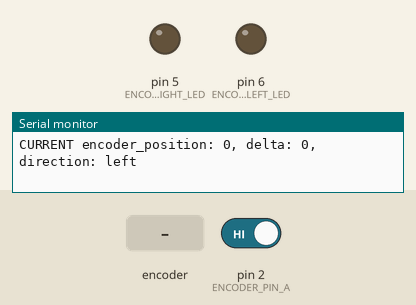
The sketch below on a simulated Arduino Uno, built with avr-gcc and run on an emulated ATmega328P. On the bench: output pins drawn as LEDs (lit = HIGH), the last lines printed to the serial monitor. Inputs (shaded band) come from the test bench; at power-on: pin 2 (ENCODER_PIN_A) HIGH.

Above: at 1.2 s.
1.3 s: rotary encoder on pin 2 (ENCODER_PIN_A) / pin 3 (ENCODER_PIN_B) turned 2 steps (second pin leading)
At 2.3 s:
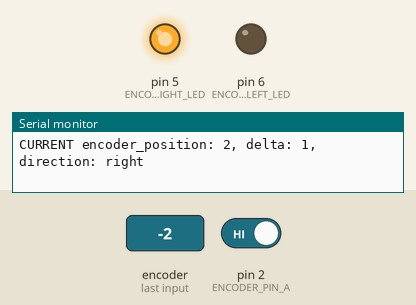
3.2 s: rotary encoder on pin 2 (ENCODER_PIN_A) / pin 3 (ENCODER_PIN_B) turned 1 step (first pin leading)
At 4.1 s:
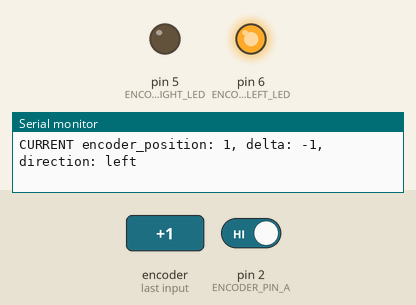
Timing chart, 0 to 6.2 s (numbered marks = the images above; inputs shaded):
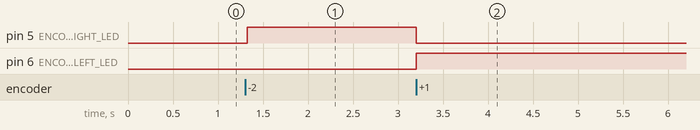

The sketch:

FallingEdgeDirectPortAccessISR.ino
```cpp
/*

  RotaryEncoderMethods/FallingEdgeDirectPortAccessISR
  Test rotary-encoder input using falling-edge interrupt and direct port access methods

  For info and circuit diagrams see https://github.com/tardate/LittleArduinoProjects/tree/main/playground/RotaryEncoderMethods

 */

// NB: expects all pins to be on port register D (digital pins 0 to 7)

#define ENCODER_RIGHT_LED 5
#define ENCODER_LEFT_LED 6

#define ENCODER_PIN_A 2
#define ENCODER_PIN_B 3
#define ENCODER_INTERRUPT_A 0


volatile int encoder_position = 0;
volatile int encoder_delta = 0;
int current_encoder_position = 0;
int current_encoder_delta = 0;

void setup() {
  Serial.begin(115200);

  pinMode(ENCODER_LEFT_LED, OUTPUT);
  pinMode(ENCODER_RIGHT_LED, OUTPUT);

  pinMode(ENCODER_PIN_A, INPUT);
  pinMode(ENCODER_PIN_B, INPUT);
  digitalWrite(ENCODER_PIN_A, HIGH);
  digitalWrite(ENCODER_PIN_B, HIGH);

  attachInterrupt(ENCODER_INTERRUPT_A, loadEncoderPositionOnFallingPinA, FALLING);
}

void loop() {
  if(encoderPositionUpdated()) printEncoderInfo();
}

void printEncoderInfo() {
  Serial.print("CURRENT encoder_position: ");
  Serial.print(current_encoder_position);
  Serial.print(", delta: ");
  Serial.print(current_encoder_delta);
  Serial.print(", direction: ");
  if(current_encoder_delta>0) Serial.println("right");
  else Serial.println("left");
}

bool encoderPositionUpdated() {
  static int last_position = -999;

  // disable interrupts while we copy the current encoder state
  uint8_t old_SREG = SREG;
  cli();
  current_encoder_position = encoder_position;
  current_encoder_delta = encoder_delta;
  SREG = old_SREG;

  bool updated = (current_encoder_position != last_position);
  last_position = current_encoder_position;

  return updated;
}

#define ENCODER_PIN_A_PORT_MASK     (1 << ENCODER_PIN_A)
#define ENCODER_PIN_B_PORT_MASK     (1 << ENCODER_PIN_B)
#define ENCODER_RIGHT_LED_PORT_MASK (1 << ENCODER_RIGHT_LED)
#define ENCODER_LEFT_LED_PORT_MASK  (1 << ENCODER_LEFT_LED)

/*
  read the encoder on falling edge interrupt on pin A using direct port access
  Since this is the falling edge of pin A:
  * if pin B is low we are going CW
  * if pin B is high we are going CCW
  Note: this expects all pins to be on port register D (digital pins 0 to 7)
 */
void loadEncoderPositionOnFallingPinA() {
  byte port_values = PIND; // gobble the port values in one go

  if ( port_values & ENCODER_PIN_A_PORT_MASK) {
    // NOP - still transitioning - should not get to this state on a falling interrupt
  } else {
    if ( port_values & ENCODER_PIN_B_PORT_MASK) {
      encoder_delta = -1;
      encoder_position--;

      // turn right LED off, left LED on
      PORTD = PORTD & ~ENCODER_RIGHT_LED_PORT_MASK | ENCODER_LEFT_LED_PORT_MASK;
    } else {
      encoder_delta = 1;
      encoder_position++;

      // turn left LED off, right LED on
      PORTD = PORTD & ~ENCODER_LEFT_LED_PORT_MASK | ENCODER_RIGHT_LED_PORT_MASK;
    }
  }
}
```

Measured:
- after the input at 1.3 s, pin 5 (ENCODER_RIGHT_LED): LOW → HIGH at once
- after the input at 3.2 s, pin 5 (ENCODER_RIGHT_LED): HIGH → LOW at once; pin 6 (ENCODER_LEFT_LED): LOW → HIGH at once
